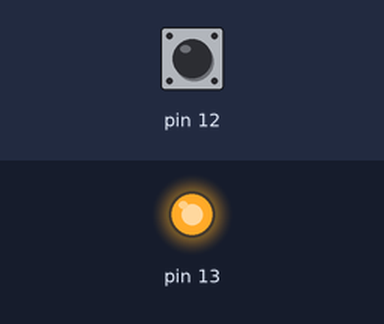
Simulated run of this sketch. Board: Arduino Uno, built with avr-gcc and run on an emulated ATmega328P. On the bench: output pins drawn as LEDs (lit = HIGH). The inputs (shaded band) are chosen by the test bench; at power-on: pin 12 HIGH. What the sketch prints to the serial monitor is not drawn.

Above: at 1.2 s.
1.3 s: pin 12 pulled LOW for 0.15 s
At 1.38 s:
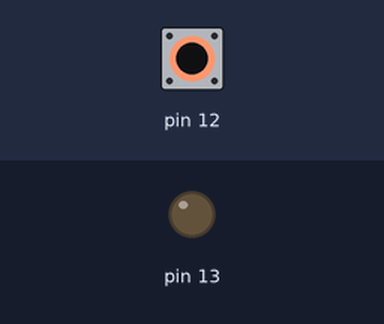
2.9 s: pin 12 pulled LOW for 3.2 s
At 6.8 s:
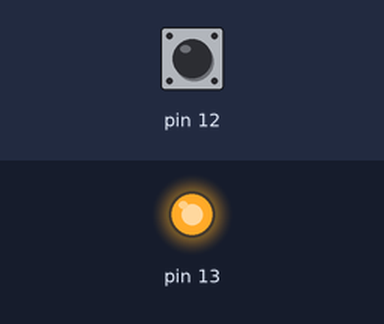
Timing chart, 0 to 8.3 s (numbered marks = the images above; inputs shaded):
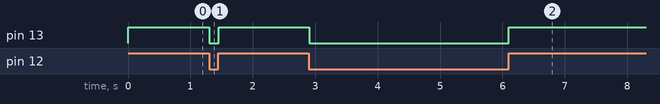

Measured:
- after the input at 1.3 s, pin 13: HIGH → LOW at once, → HIGH 0.15 s later
- after the input at 2.9 s, pin 13: HIGH → LOW at once, → HIGH 3.2 s later

The sketch:

PushButtonToBlinkingLight.ino
```cpp
void setup() {
  // put your setup code here, to run once:
  pinMode(12, INPUT_PULLUP);
  pinMode(13, OUTPUT);
  Serial.begin(9600);
}

void loop() {
  // put your main code here, to run repeatedly:
  int val = digitalRead(12);
  Serial.println(val);
  digitalWrite(13, val);
}
 
```
